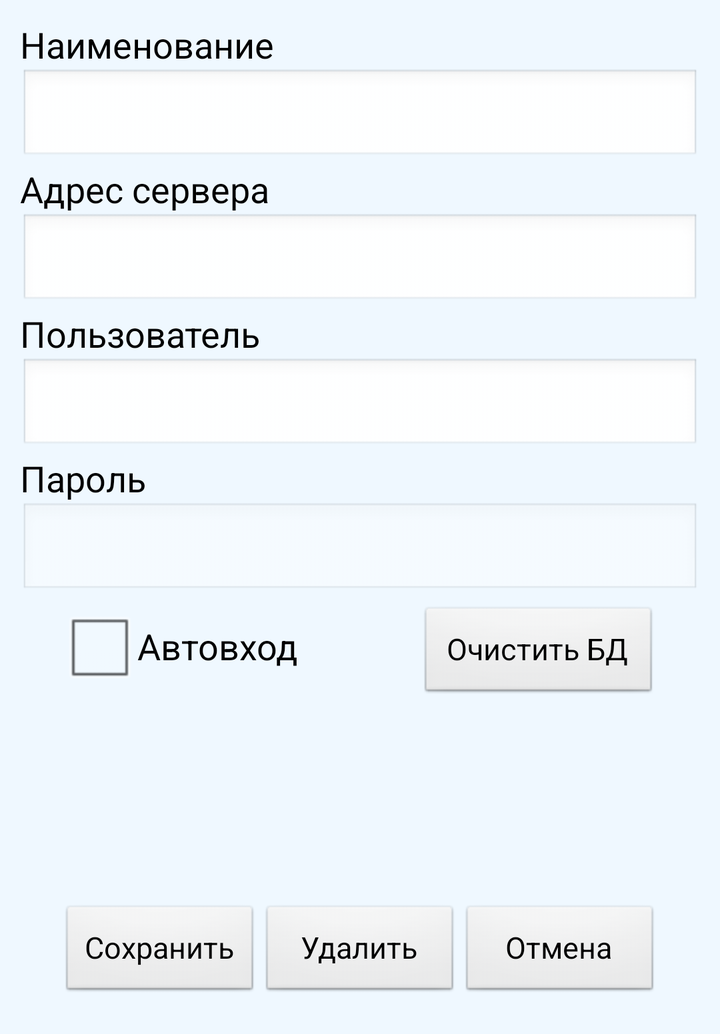
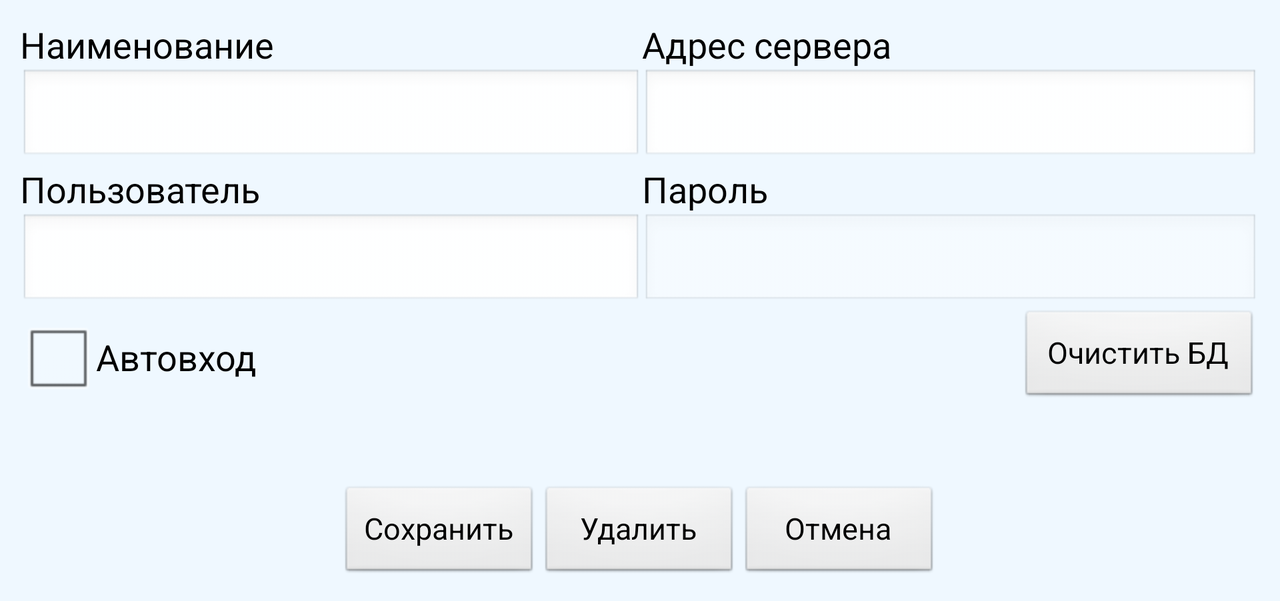

Two renders of one Android screen. The first uses the default layout on a phone; the second uses the alternative layout the repository ships for a different screen configuration, on a matching device. The two XML files are below.
<!-- AndroidManifest.xml: application theme android:Theme.Black.NoTitleBar -->
<!-- res/layout/db_settings.xml -->
<LinearLayout xmlns:android="http://schemas.android.com/apk/res/android"
    android:layout_width="match_parent"
    android:layout_height="wrap_content"
    android:background="@color/background"
    android:orientation="vertical"
    android:padding="10dip" >

    <TextView
        style="@style/Label"
        android:text="Наименование"/>

    <EditText
        android:id="@+id/db_settings_name"
        android:layout_width="match_parent"
        android:layout_height="wrap_content"
        android:autoText="false"
        android:capitalize="none"
        android:gravity="fill_horizontal"
        android:inputType="text|textNoSuggestions"
        android:scrollHorizontally="true"
        android:textAppearance="?android:attr/textAppearanceMedium" />

    <TextView
        style="@style/Label"
        android:text="Адрес сервера"/>

    <EditText
        android:id="@+id/db_settings_server_url"
        android:layout_width="match_parent"
        android:layout_height="wrap_content"
        android:autoText="false"
        android:capitalize="none"
        android:gravity="fill_horizontal"
        android:inputType="textUri|textNoSuggestions"
        android:scrollHorizontally="true"
        android:textAppearance="?android:attr/textAppearanceMedium" />

    <TextView
        style="@style/Label"
        android:text="Пользователь"/>

    <EditText
        android:id="@+id/db_settings_username"
        android:layout_width="match_parent"
        android:layout_height="wrap_content"
        android:autoText="false"
        android:capitalize="none"
        android:gravity="fill_horizontal"
        android:inputType="text|textNoSuggestions"
        android:scrollHorizontally="true"
        android:textAppearance="?android:attr/textAppearanceMedium" />

    <TextView
        style="@style/Label"
        android:text="Пароль"/>

    <EditText
        android:id="@+id/db_settings_password"
        android:layout_width="match_parent"
        android:layout_height="wrap_content"
        android:autoText="false"
        android:capitalize="none"
        android:enabled="false"
        android:gravity="fill_horizontal"
        android:inputType="textPassword"
        android:password="true"
        android:scrollHorizontally="true"
        android:textAppearance="?android:attr/textAppearanceMedium" />

    <LinearLayout
        android:layout_width="wrap_content"
        android:layout_height="wrap_content"
        android:layout_gravity="center"
        android:orientation="horizontal" >

        <CheckBox
            android:id="@+id/db_settings_autoconnect"
            style="@style/Checkbox"
            android:layout_marginRight="60dip"
            android:onClick="onAutoconnectCheckboxClick"
            android:text="Автовход"/>

        <Button
            android:id="@+id/db_settings_clear"
            android:layout_width="120dip"
            style="@style/Button"
            android:onClick="onClearButtonClick"
            android:text="Очистить БД" />
    </LinearLayout>

    <LinearLayout
        android:layout_width="wrap_content"
        android:layout_height="160dip"
        android:layout_gravity="center"
        android:orientation="horizontal"
        android:paddingTop="105dip" >

        <Button
            style="@style/Button"
            android:onClick="onSaveButtonClick"
            android:text="Сохранить" />

        <Button
            android:id="@+id/db_settings_delete"
            style="@style/Button"
            android:onClick="onDeleteButtonClick"
            android:text="Удалить" />

        <Button
            style="@style/Button"
            android:onClick="onCancelButtonClick"
            android:text="Отмена" />
    </LinearLayout>

</LinearLayout>
<!-- resources referenced by this layout -->
<resources>
  <color name="background">#eff8ff</color>
  <style name="Button" parent="@android:style/Widget.Button">
          <item name="android:layout_width">100dip</item>
          <item name="android:layout_height">wrap_content</item>
          <item name="android:textColor">@color/foreground</item>
          <item name="android:textSize">15sp</item>
      </style>
  <style name="Checkbox" parent="@android:style/TextAppearance">
          <item name="android:layout_width">wrap_content</item>
          <item name="android:layout_height">wrap_content</item>
          <item name="android:textColor">@color/foreground</item>
          <item name="android:textSize">18sp</item>
          <item name="android:gravity">center_vertical</item>
          <item name="android:checked">false</item>
      </style>
  <style name="Label" parent="@android:style/TextAppearance">
          <item name="android:layout_width">wrap_content</item>
          <item name="android:layout_height">wrap_content</item>
          <item name="android:textColor">@color/foreground</item>
          <item name="android:textSize">18sp</item>
          <item name="android:gravity">left</item>
      </style>
  <color name="foreground">#000</color>
</resources>
<!-- res/layout-land/db_settings.xml (the repository's variant of the layout above) -->
<!-- drawn on the phone turned sideways -->
<TableLayout xmlns:android="http://schemas.android.com/apk/res/android"
    android:layout_width="match_parent"
    android:layout_height="wrap_content"
    android:background="@color/background"
    android:orientation="vertical"
    android:padding="10dip"
    android:stretchColumns="*" >

    <TableRow>

        <TextView
            style="@style/Label"
            android:text="Наименование"/>

        <TextView
            style="@style/Label"
            android:text="Адрес сервера"/>
    </TableRow>

    <TableRow>

        <EditText
            android:id="@+id/db_settings_name"
            android:layout_width="100dip"
            android:layout_height="wrap_content"
            android:autoText="false"
            android:capitalize="none"
            android:gravity="fill_horizontal"
            android:inputType="text|textNoSuggestions"
            android:scrollHorizontally="true"
            android:textAppearance="?android:attr/textAppearanceMedium" />

        <EditText
            android:id="@+id/db_settings_server_url"
            android:layout_width="100dip"
            android:layout_height="wrap_content"
            android:autoText="false"
            android:capitalize="none"
            android:gravity="fill_horizontal"
            android:inputType="textUri|textNoSuggestions"
            android:scrollHorizontally="true"
            android:textAppearance="?android:attr/textAppearanceMedium" />
    </TableRow>

    <TableRow>

        <TextView
            style="@style/Label"
            android:text="Пользователь"/>

        <TextView
            style="@style/Label"
            android:text="Пароль"/>
    </TableRow>

    <TableRow>

        <EditText
            android:id="@+id/db_settings_username"
            android:layout_width="wrap_content"
            android:layout_height="wrap_content"
            android:autoText="false"
            android:capitalize="none"
            android:gravity="fill_horizontal"
            android:inputType="text|textNoSuggestions"
            android:scrollHorizontally="true"
            android:textAppearance="?android:attr/textAppearanceMedium" />

        <EditText
            android:id="@+id/db_settings_password"
            android:layout_width="wrap_content"
            android:layout_height="wrap_content"
            android:autoText="false"
            android:capitalize="none"
            android:enabled="false"
            android:gravity="fill_horizontal"
            android:inputType="textPassword"
            android:password="true"
            android:scrollHorizontally="true"
            android:textAppearance="?android:attr/textAppearanceMedium" />
    </TableRow>

    <TableRow>

        <CheckBox
            android:id="@+id/db_settings_autoconnect"
            style="@style/Checkbox"
            android:onClick="onAutoconnectCheckboxClick"
            android:text="Автовход"/>

        <LinearLayout android:layout_gravity="right">
        <Button
            android:id="@+id/db_settings_clear"
            android:onClick="onClearButtonClick"
            android:text="Очистить БД" 
            style="@style/Button"
            android:layout_width="120dip"/>
        </LinearLayout>
    </TableRow>

    <TableRow>

        <LinearLayout
            android:layout_width="wrap_content"
            android:layout_height="wrap_content"
            android:layout_gravity="center"
            android:layout_span="2"
            android:orientation="horizontal"
            android:paddingTop="40dip" >

            <Button
                style="@style/Button"
                android:onClick="onSaveButtonClick"
                android:text="Сохранить" />

            <Button
                android:id="@+id/db_settings_delete"
                style="@style/Button"
                android:onClick="onDeleteButtonClick"
                android:text="Удалить" />

            <Button
                style="@style/Button"
                android:onClick="onCancelButtonClick"
                android:text="Отмена" />
        </LinearLayout>
    </TableRow>

</TableLayout>
